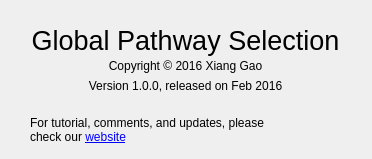
<?xml version="1.0" encoding="UTF-8"?>
<ui version="4.0">
 <class>Dialog</class>
 <widget class="QDialog" name="Dialog">
  <property name="geometry">
   <rect>
    <x>0</x>
    <y>0</y>
    <width>372</width>
    <height>159</height>
   </rect>
  </property>
  <property name="windowTitle">
   <string>About</string>
  </property>
  <widget class="QLabel" name="label">
   <property name="geometry">
    <rect>
     <x>0</x>
     <y>20</y>
     <width>371</width>
     <height>41</height>
    </rect>
   </property>
   <property name="text">
    <string>&lt;html&gt;&lt;head/&gt;&lt;body&gt;&lt;p align=&quot;center&quot;&gt;&lt;span style=&quot; font-size:20pt;&quot;&gt;Global Pathway Selection&lt;/span&gt;&lt;/p&gt;&lt;/body&gt;&lt;/html&gt;</string>
   </property>
   <property name="alignment">
    <set>Qt::AlignCenter</set>
   </property>
  </widget>
  <widget class="QLabel" name="label_2">
   <property name="geometry">
    <rect>
     <x>30</x>
     <y>110</y>
     <width>241</width>
     <height>41</height>
    </rect>
   </property>
   <property name="text">
    <string>&lt;html&gt;&lt;head/&gt;&lt;body&gt;&lt;p&gt;For tutorial, comments, and updates, please check our &lt;a href=&quot;http://xianggao.weebly.com/gps.html&quot;&gt;&lt;span style=&quot; text-decoration: underline; color:#0000ff;&quot;&gt;website&lt;/span&gt;&lt;/a&gt;&lt;/p&gt;&lt;/body&gt;&lt;/html&gt;</string>
   </property>
   <property name="wordWrap">
    <bool>true</bool>
   </property>
   <property name="openExternalLinks">
    <bool>true</bool>
   </property>
  </widget>
  <widget class="QLabel" name="label_3">
   <property name="geometry">
    <rect>
     <x>0</x>
     <y>50</y>
     <width>371</width>
     <height>31</height>
    </rect>
   </property>
   <property name="text">
    <string>Copyright © 2016 Xiang Gao</string>
   </property>
   <property name="alignment">
    <set>Qt::AlignCenter</set>
   </property>
   <property name="wordWrap">
    <bool>true</bool>
   </property>
  </widget>
  <widget class="QLabel" name="label_4">
   <property name="geometry">
    <rect>
     <x>0</x>
     <y>70</y>
     <width>371</width>
     <height>31</height>
    </rect>
   </property>
   <property name="text">
    <string>Version 1.0.0, released on Feb 2016</string>
   </property>
   <property name="alignment">
    <set>Qt::AlignCenter</set>
   </property>
   <property name="wordWrap">
    <bool>true</bool>
   </property>
  </widget>
 </widget>
 <resources/>
 <connections/>
</ui>
